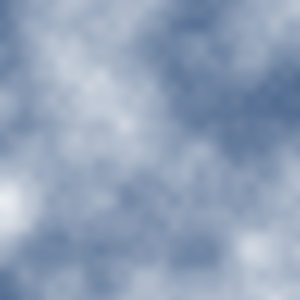
Frame 1 (no input)
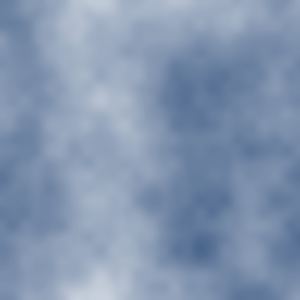
Frame 60 (no input)
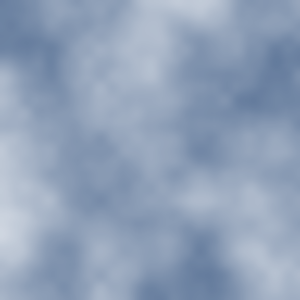
Frame 120 (the mouse pressed at the canvas centre since frame 60)

The p5.js sketch that drew these frames (run headless with seeded random() and noise() and a simulated clock; from frame 60 on, the mouse is pressed at the canvas centre):

// p5.js sketch
// ── sketch.js
var time = 0;

function setup() {
  createCanvas(300, 300);
  pixelDensity(1);
}

function draw() {
  loadPixels();
  var xoff = 0;
  for (var x = 0; x < width; x++) {
    var yoff = 0;
    for (var y = 0; y < height; y++) {
      var pix = (x + y * width) * 4;
      var bright = map(noise(xoff, yoff, time), 0, 1, 0, 255);
      pixels[pix + 0] = 17;
      pixels[pix + 1] = 53;
      pixels[pix + 2] = 104;
      pixels[pix + 3] = bright;
      yoff += 0.01;
    }
    xoff += 0.01;
  }
  updatePixels();
  time += 0.03;
}
